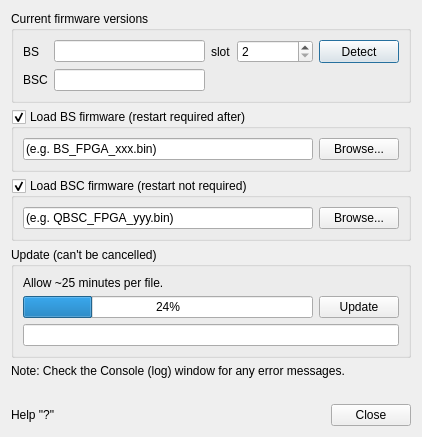
<?xml version="1.0" encoding="UTF-8"?>
<ui version="4.0">
 <class>IMFirmDlg</class>
 <widget class="QDialog" name="IMFirmDlg">
  <property name="windowModality">
   <enum>Qt::ApplicationModal</enum>
  </property>
  <property name="geometry">
   <rect>
    <x>0</x>
    <y>0</y>
    <width>422</width>
    <height>420</height>
   </rect>
  </property>
  <property name="windowTitle">
   <string>Update Imec Firmware</string>
  </property>
  <layout class="QGridLayout" name="gridLayout_5">
   <item row="0" column="0">
    <widget class="QGroupBox" name="groupBox">
     <property name="title">
      <string>Current firmware versions</string>
     </property>
     <layout class="QGridLayout" name="gridLayout_2" columnstretch="0,2,0,1,0">
      <item row="0" column="3">
       <widget class="QSpinBox" name="slotSB">
        <property name="sizePolicy">
         <sizepolicy hsizetype="MinimumExpanding" vsizetype="Fixed">
          <horstretch>0</horstretch>
          <verstretch>0</verstretch>
         </sizepolicy>
        </property>
        <property name="minimum">
         <number>2</number>
        </property>
        <property name="maximum">
         <number>8</number>
        </property>
       </widget>
      </item>
      <item row="0" column="2">
       <widget class="QLabel" name="label">
        <property name="text">
         <string>slot</string>
        </property>
       </widget>
      </item>
      <item row="1" column="0">
       <widget class="QLabel" name="bscLbl">
        <property name="sizePolicy">
         <sizepolicy hsizetype="Preferred" vsizetype="Preferred">
          <horstretch>0</horstretch>
          <verstretch>0</verstretch>
         </sizepolicy>
        </property>
        <property name="text">
         <string>BSC</string>
        </property>
       </widget>
      </item>
      <item row="0" column="4">
       <widget class="QPushButton" name="detectBut">
        <property name="sizePolicy">
         <sizepolicy hsizetype="Preferred" vsizetype="Preferred">
          <horstretch>0</horstretch>
          <verstretch>0</verstretch>
         </sizepolicy>
        </property>
        <property name="text">
         <string>Detect</string>
        </property>
       </widget>
      </item>
      <item row="0" column="0">
       <widget class="QLabel" name="bsLbl">
        <property name="sizePolicy">
         <sizepolicy hsizetype="Preferred" vsizetype="Preferred">
          <horstretch>0</horstretch>
          <verstretch>0</verstretch>
         </sizepolicy>
        </property>
        <property name="text">
         <string>BS</string>
        </property>
       </widget>
      </item>
      <item row="1" column="1">
       <widget class="QLineEdit" name="bscLE">
        <property name="sizePolicy">
         <sizepolicy hsizetype="MinimumExpanding" vsizetype="Fixed">
          <horstretch>0</horstretch>
          <verstretch>0</verstretch>
         </sizepolicy>
        </property>
        <property name="focusPolicy">
         <enum>Qt::NoFocus</enum>
        </property>
        <property name="text">
         <string/>
        </property>
        <property name="readOnly">
         <bool>true</bool>
        </property>
       </widget>
      </item>
      <item row="0" column="1">
       <widget class="QLineEdit" name="bsLE">
        <property name="sizePolicy">
         <sizepolicy hsizetype="MinimumExpanding" vsizetype="Fixed">
          <horstretch>0</horstretch>
          <verstretch>0</verstretch>
         </sizepolicy>
        </property>
        <property name="focusPolicy">
         <enum>Qt::NoFocus</enum>
        </property>
        <property name="text">
         <string/>
        </property>
        <property name="readOnly">
         <bool>true</bool>
        </property>
       </widget>
      </item>
     </layout>
    </widget>
   </item>
   <item row="1" column="0">
    <widget class="QGroupBox" name="bsGrp">
     <property name="title">
      <string>Load BS firmware (restart required after)</string>
     </property>
     <property name="checkable">
      <bool>true</bool>
     </property>
     <layout class="QGridLayout" name="gridLayout">
      <item row="0" column="0">
       <widget class="QLineEdit" name="bsfileLE">
        <property name="sizePolicy">
         <sizepolicy hsizetype="MinimumExpanding" vsizetype="Fixed">
          <horstretch>0</horstretch>
          <verstretch>0</verstretch>
         </sizepolicy>
        </property>
        <property name="focusPolicy">
         <enum>Qt::NoFocus</enum>
        </property>
        <property name="text">
         <string>(e.g. BS_FPGA_xxx.bin)</string>
        </property>
        <property name="readOnly">
         <bool>true</bool>
        </property>
       </widget>
      </item>
      <item row="0" column="1">
       <widget class="QPushButton" name="bsBrowse">
        <property name="sizePolicy">
         <sizepolicy hsizetype="Preferred" vsizetype="Preferred">
          <horstretch>0</horstretch>
          <verstretch>0</verstretch>
         </sizepolicy>
        </property>
        <property name="text">
         <string>Browse...</string>
        </property>
       </widget>
      </item>
     </layout>
    </widget>
   </item>
   <item row="2" column="0">
    <widget class="QGroupBox" name="bscGrp">
     <property name="title">
      <string>Load BSC firmware (restart not required)</string>
     </property>
     <property name="checkable">
      <bool>true</bool>
     </property>
     <layout class="QGridLayout" name="gridLayout_4">
      <item row="0" column="0">
       <widget class="QLineEdit" name="bscfileLE">
        <property name="sizePolicy">
         <sizepolicy hsizetype="MinimumExpanding" vsizetype="Fixed">
          <horstretch>0</horstretch>
          <verstretch>0</verstretch>
         </sizepolicy>
        </property>
        <property name="focusPolicy">
         <enum>Qt::NoFocus</enum>
        </property>
        <property name="text">
         <string>(e.g. QBSC_FPGA_yyy.bin)</string>
        </property>
        <property name="readOnly">
         <bool>true</bool>
        </property>
       </widget>
      </item>
      <item row="0" column="1">
       <widget class="QPushButton" name="bscBrowse">
        <property name="sizePolicy">
         <sizepolicy hsizetype="Preferred" vsizetype="Preferred">
          <horstretch>0</horstretch>
          <verstretch>0</verstretch>
         </sizepolicy>
        </property>
        <property name="text">
         <string>Browse...</string>
        </property>
       </widget>
      </item>
     </layout>
    </widget>
   </item>
   <item row="3" column="0">
    <widget class="QGroupBox" name="groupBox_3">
     <property name="title">
      <string>Update (can't be cancelled)</string>
     </property>
     <layout class="QGridLayout" name="gridLayout_3">
      <item row="1" column="0">
       <widget class="QProgressBar" name="PBar">
        <property name="value">
         <number>24</number>
        </property>
       </widget>
      </item>
      <item row="0" column="0">
       <widget class="QLabel" name="label_3">
        <property name="text">
         <string>Allow ~25 minutes per file.</string>
        </property>
       </widget>
      </item>
      <item row="1" column="1">
       <widget class="QPushButton" name="updateBut">
        <property name="sizePolicy">
         <sizepolicy hsizetype="Preferred" vsizetype="Preferred">
          <horstretch>0</horstretch>
          <verstretch>0</verstretch>
         </sizepolicy>
        </property>
        <property name="text">
         <string>Update</string>
        </property>
       </widget>
      </item>
      <item row="2" column="0" colspan="2">
       <widget class="QLineEdit" name="statusLE">
        <property name="focusPolicy">
         <enum>Qt::NoFocus</enum>
        </property>
        <property name="readOnly">
         <bool>true</bool>
        </property>
       </widget>
      </item>
     </layout>
    </widget>
   </item>
   <item row="4" column="0">
    <widget class="QLabel" name="label_2">
     <property name="text">
      <string>Note: Check the Console (log) window for any error messages.</string>
     </property>
    </widget>
   </item>
   <item row="5" column="0">
    <spacer name="verticalSpacer">
     <property name="orientation">
      <enum>Qt::Vertical</enum>
     </property>
     <property name="sizeType">
      <enum>QSizePolicy::MinimumExpanding</enum>
     </property>
     <property name="sizeHint" stdset="0">
      <size>
       <width>20</width>
       <height>20</height>
      </size>
     </property>
    </spacer>
   </item>
   <item row="6" column="0">
    <layout class="QHBoxLayout" name="horizontalLayout">
     <item>
      <widget class="QLabel" name="label_4">
       <property name="text">
        <string>Help &quot;?&quot;</string>
       </property>
      </widget>
     </item>
     <item>
      <spacer name="horizontalSpacer">
       <property name="orientation">
        <enum>Qt::Horizontal</enum>
       </property>
       <property name="sizeHint" stdset="0">
        <size>
         <width>40</width>
         <height>20</height>
        </size>
       </property>
      </spacer>
     </item>
     <item>
      <widget class="QDialogButtonBox" name="buttonBox">
       <property name="sizePolicy">
        <sizepolicy hsizetype="Preferred" vsizetype="Preferred">
         <horstretch>0</horstretch>
         <verstretch>0</verstretch>
        </sizepolicy>
       </property>
       <property name="focusPolicy">
        <enum>Qt::StrongFocus</enum>
       </property>
       <property name="orientation">
        <enum>Qt::Horizontal</enum>
       </property>
       <property name="standardButtons">
        <set>QDialogButtonBox::Close</set>
       </property>
      </widget>
     </item>
    </layout>
   </item>
  </layout>
 </widget>
 <tabstops>
  <tabstop>slotSB</tabstop>
  <tabstop>detectBut</tabstop>
  <tabstop>bsGrp</tabstop>
  <tabstop>bsBrowse</tabstop>
  <tabstop>bscGrp</tabstop>
  <tabstop>bscBrowse</tabstop>
  <tabstop>updateBut</tabstop>
  <tabstop>buttonBox</tabstop>
 </tabstops>
 <resources/>
 <connections>
  <connection>
   <sender>buttonBox</sender>
   <signal>rejected()</signal>
   <receiver>IMFirmDlg</receiver>
   <slot>reject()</slot>
   <hints>
    <hint type="sourcelabel">
     <x>316</x>
     <y>260</y>
    </hint>
    <hint type="destinationlabel">
     <x>286</x>
     <y>274</y>
    </hint>
   </hints>
  </connection>
 </connections>
</ui>
